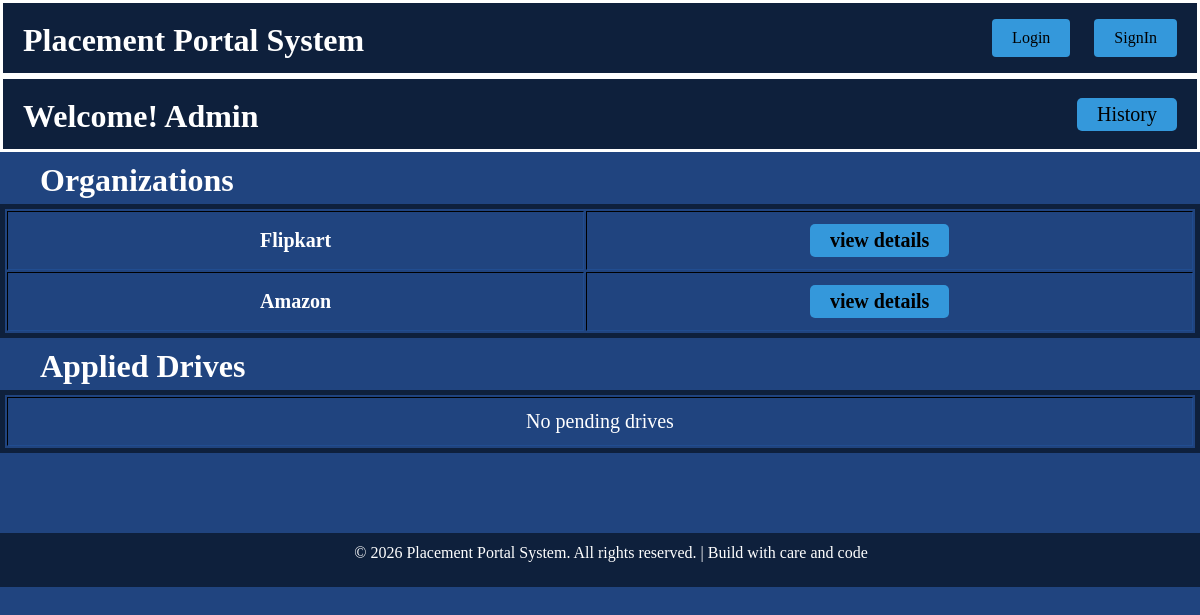
/student_dash/1, run on the app's committed database.
### models.py (models this page shows)
class User(db.Model):
    __tablename__ = 'users'
    id = db.Column(db.Integer , primary_key=True)
    name = db.Column(db.String(100) , nullable=False)
    email = db.Column(db.String(100) , nullable=False , unique=True)
    password = db.Column(db.String(100) , nullable=False , unique=True)
    role = db.Column(db.String(100) , nullable=False)
    contact = db.Column(db.Integer , nullable=False , unique=True)
    is_active = db.Column(db.String(50),default=True)
    is_blacklist = db.Column(db.Boolean, default=False)

class Profile(db.Model):
    __tablename__ = 'profile'
    company_id = db.Column(db.Integer , db.ForeignKey('drive.company_id') , primary_key=True)
    user_id = db.Column(db.Integer , db.ForeignKey('users.id') , nullable=False)
    company_name = db.Column(db.String(100) , nullable=False, unique=True)
    Hr_contact = db.Column(db.Integer , nullable=False , unique=True)
    website = db.Column(db.String(100) , nullable=False , unique=True)
    Status = db.Column(db.String , default="pending")
    user = db.relationship('User', backref=db.backref('profile', uselist=False))
    drive = db.relationship('Drive', backref='profile')

### app.py (the view, shortened to what this page needs)
@app.route('/student_dash/<int:id>',methods=['GET','POST'])
def student_dash(id):
    student = User.query.filter_by(id=id).first()
    profiles = Profile.query.all()
    drive = aliased(Drive)
    profile = aliased(Profile)
    details = db.session.query(
        Application.id,
        drive.drive_name,
        profile.company_name,
        Application.date
    ).select_from(Application).join(drive,Application.drive_id==drive.id).join(profile,drive.company_id==profile.company_id).filter(Application.student_id==id).all()
    applications = []
    return render_template('student_dash.html',profiles=profiles,student=student,applications=applications)

### templates/student_dash.html (shortened to what this page needs)
{% extends "base.html" %}
{% block content %}
<div class="contain">
    <div class="ban flex">
        <h1>Welcome! {{student.name}}</h1>
        <div class="contain-details">
            <a href="{{url_for('student_history',id=student.id)}}">History</a>
        </div>
    </div>
    <div class="drive-banner">
        <div class="drive-banner-content flex">
        <h1><span style="color: white;padding-left:20px;">Organizations</span></h1>
        </div>
        <table border="2">
            {% if profiles %}
                {% for profile in profiles %}
                <tr class="application_td">
                    <th>{{profile.company_name}}</th>
                    <th><a href="{{url_for('company_drives_details',comp_id=profile.company_id,stu_id=student.id)}}">view details</a></th>
                </tr>
                {% endfor %}
            {% else %}
            <tr class="application_td">
                <td colspan="5" style="color: white;">No pending drives</td>
            </tr>
            {% endif %}
        </table>
    </div>
    <div class="drive-banner">
        <div class="drive-banner-content flex">
        <h1><span style="color: white;padding-left:20px;">Applied Drives</span></h1>
        </div>
        <table border="2">
            {% if applications %}
                <tr>
                    <th>Sr. No.</th>
                    <th>Drive name</th>
                    <th>Company</th>
                    <th>Date</th>
                </tr>
                {% for application in applications %}
                <tr class="application_td">
                    <td>{{application.id}}</td>
                    <td>{{application.drive_name}}</td>
                    <td>{{application.company_name}}</td>
                    <td>{{application.date}}</td>
                </tr>
                {% endfor %}
            {% else %}
            <tr class="application_td">
                <td colspan="5" style="color: white;">No pending drives</td>
            </tr>
            {% endif %}
        </table>
    </div>
</div>
{% endblock %}

### templates/base.html (style rules this page uses)
* { margin: 0; padding: 0; text-decoration: none; list-style: none; }
.flex { display: flex; justify-content: space-between; align-items: center; }
h1 { padding-left: 20px; }

### templates/student_dash.html (style rules this page uses)
* { margin: 0; padding: 0; text-decoration: none; list-style: none; }
.flex { display: flex; justify-content: space-between; align-items: center; }
body { background-color: rgb(32, 68, 127); height: 200px; }
.ban { height: 70px; color: white; border: 3px solid white; background-color: rgb(14, 32, 60); }
h1 { padding-left: 20px; margin-top: 10px; margin-bottom: 5px; }
a { display: inline-block; padding: 5px 20px; background-color: #3498db; color: black; text-decoration: none; border-radius: 5px; font-size: 20px; text-align: center; transition: all 0.3s ease; margin-right: 20px; }
table { border: 5px solid rgb(14, 32, 60); }
td { width: 1500px; text-align: center; }
th { width: 1500px; color:white; padding:12px 10px; font-size:20px; }
.contain { background-color: rgb(32, 68, 127); }

### data on the page
User: name "Admin"
Profile: company_name "Flipkart"
Profile: company_name "Amazon"
